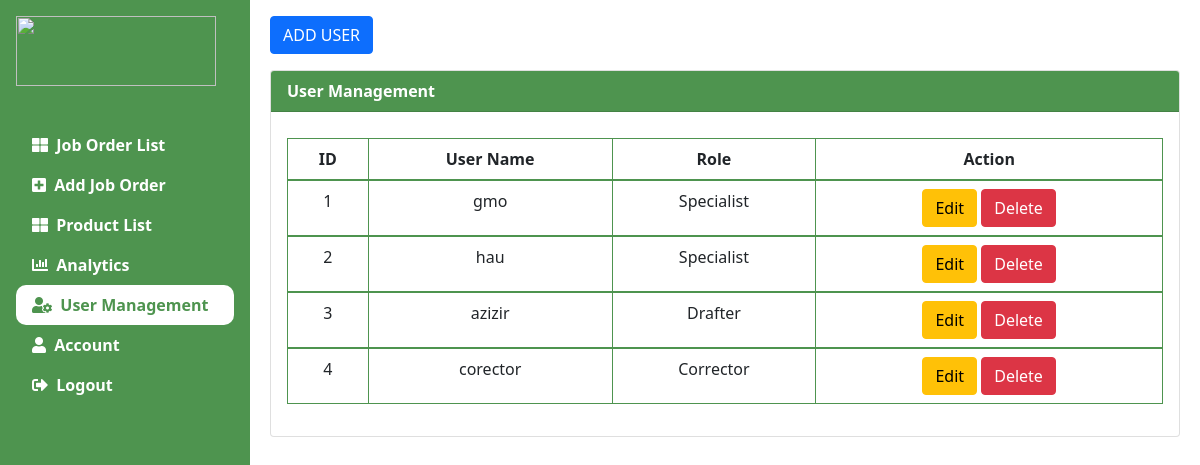
/spesialis/user_management.php, run on the app's committed database.
### tables this page shows
CREATE TABLE `specialist` (
  `id` int(11) NOT NULL,
  `nip` varchar(10) NOT NULL,
  `full_name` varchar(100) NOT NULL,
  `username` varchar(25) NOT NULL,
  `join_date` date NOT NULL,
  `password` varchar(255) NOT NULL
);

CREATE TABLE `drafter` (
  `id` int(11) NOT NULL,
  `nip` varchar(10) NOT NULL,
  `full_name` varchar(100) NOT NULL,
  `username` varchar(25) NOT NULL,
  `join_date` date NOT NULL,
  `password` varchar(30) NOT NULL
);

CREATE TABLE `corrector` (
  `id` int(11) NOT NULL,
  `nip` varchar(10) NOT NULL,
  `full_name` varchar(100) NOT NULL,
  `username` varchar(25) NOT NULL,
  `join_date` date NOT NULL,
  `password` varchar(30) NOT NULL
);

### spesialis/user_management.php (the view, shortened to what this page needs)
<!doctype html>
<html lang="en">
<head>
    <link href="https://cdn.jsdelivr.net/npm/bootstrap@5.1.3/dist/css/bootstrap.min.css" rel="stylesheet">
    <link rel="stylesheet" href="../css/style.css">
    <link rel="stylesheet" href="https://cdnjs.cloudflare.com/ajax/libs/font-awesome/5.15.4/css/all.min.css">
</head>
<body>
    <div class="main-container d-flex">
        <?php include("sidebar.php") ?>
        <div class="content">
            <div class="col-md-12 py-3 px-3">
                <div class="container-fluid px-1">
                    <button class="btn btn-primary mb-3" type="button" aria-expanded="false">
                        <a class="text-decoration-none text-center text-white" href="<?php echo BASE_URL1 . "user_form.php"; ?>">ADD USER</a>
                    </button>
                    <div class="card">
                        <div class="card-header">
                            User Management
                        </div>
                        <div class="card-body">
                            <table class="table table-bordered">
                                <?php
                                $querySpesialis = mysqli_query($koneksi, "SELECT * from specialist");
                                $queryCorrector = mysqli_query($koneksi, "SELECT * from corrector");
                                $queryDrafter = mysqli_query($koneksi, "SELECT * from drafter");
                                $role = ["Specialist", "Corrector", "Drafter"];
                                if (
                                    mysqli_num_rows($querySpesialis) == 0 and mysqli_num_rows($queryCorrector) == 0
                                    and mysqli_num_rows($queryDrafter) == 0
                                ) {
                                    echo "Saat ini belum ada data User";
                                } else {
                                    echo "<thead>";
                                    echo "<tr class='title'>
                                        <th>ID</th>
                                        <th>User Name</th>
                                        <th>Role</th>
                                        <th>Action</th>
                                    </tr>";
                                    $no = 1;
                                    while ($row = mysqli_fetch_assoc($querySpesialis)) {
                                        echo "<tbody class='isi'>
                                    <td>$no</td>
                                    <td>$row[username]</td>
                                    <td>$role[0]</td>
                                    <td>
                                        <a href='" . BASE_URL1 . "user_form.php?user_id=$row[id]&role=SP'>
                                        <button class='btn btn-warning' type='button'>Edit</button></a>"
                                ?>
                                        <a href="<?php echo BASE_URL1 . "user_form_action.php?button=Delete&user_id=$row[id]&role=SP"; ?>" onclick="return confirm('Apakah Anda Yakin Ingin Menghapus User Ini ?')">
                                            <button class='btn btn-danger' type='button'>Delete</button></a>
                                    <?php
                                        echo "</td>
                                </tbody>";
                                        $no++;
                                    }
                                    while ($row = mysqli_fetch_assoc($queryDrafter)) {
                                        echo "<tbody class='isi'>
                                    <td>$no</td>
                                    <td>$row[username]</td>
                                    <td>$role[2]</td>
                                    <td>
                                        <a href='" . BASE_URL1 . "user_form.php?user_id=$row[id]&role=DR'>
                                        <button class='btn btn-warning' type='button'>Edit</button></a>"
                                    ?>
                                        <a href=" <?php echo BASE_URL1 . "user_form_action.php?button=Delete&user_id=$row[id]&role=DR"; ?>" onclick="return confirm('Apakah Anda Yakin Ingin Menghapus User Ini ?')">
                                            <button class='btn btn-danger' type='button'>Delete</button></a>
                                    <?php
                                        echo "</td>
                                </tbody>";
                                        $no++;
                                    }
                                    while ($row = mysqli_fetch_assoc($queryCorrector)) {
                                        echo "<tbody class='isi'>
                                    <td>$no</td>
                                    <td>$row[username]</td>
                                    <td>$role[1]</td>
                                    <td>
                                        <a href='" . BASE_URL1 . "user_form.php?user_id=$row[id]&role=CR'>
                                        <button class='btn btn-warning' type='button'>Edit</button></a>";
                                    ?>
                                        <a href=" <?php echo BASE_URL1 . "user_form_action.php?button=Delete&user_id=$row[id]&role=CR"; ?>" onclick="return confirm('Apakah Anda Yakin Ingin Menghapus User Ini ?')">
                                            <button class='btn btn-danger' type='button'>Delete</button></a>
                                <?php
                                        echo "</td>
                                </tbody>";
                                        $no++;
                                    }
                                }
                                ?>
                                </thead>
                            </table>
                        </div>
                    </div>
                </div>
            </div>
        </div>
    </div>
    <link href=" https://cdn.jsdelivr.net/npm/bootstrap@5.0.0-beta3/dist/css/bootstrap.min.css" rel="stylesheet">
</body>
</html>

### css/style.css (style rules this page uses)
body { min-height: 100vh; min-width: fit-content; background-color: #fff; }
.btn-primary { border-radius: 10px; }
.content { min-height: 100vh; width: 100%; }
.card-header { background-color: #4E944F !important; color: #fff !important; font-weight: bold; }
.card { border: solid 1px; border-color: #4E944F; }
.table { margin-top: 10px; }
.title , .isi { text-align: center; border-color: #4E944F !important; width: fit-content; }
.table-bordered { border-color: #4E944F !important; }
.btn-danger { border-radius: 10px; }
.btn-warning { border-radius: 10px; }

### data on the page
specialist: username "gmo"
specialist: username "hau"
drafter: username "azizir"
corrector: username "corector"
